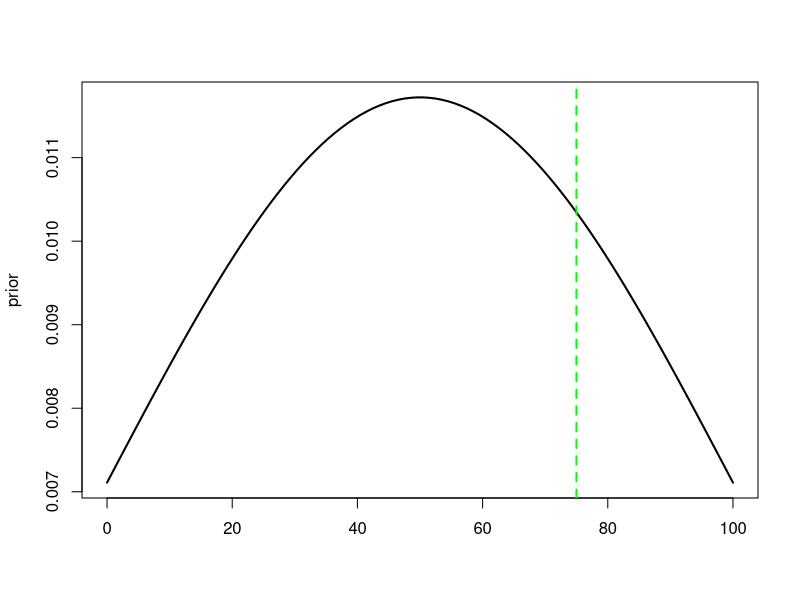
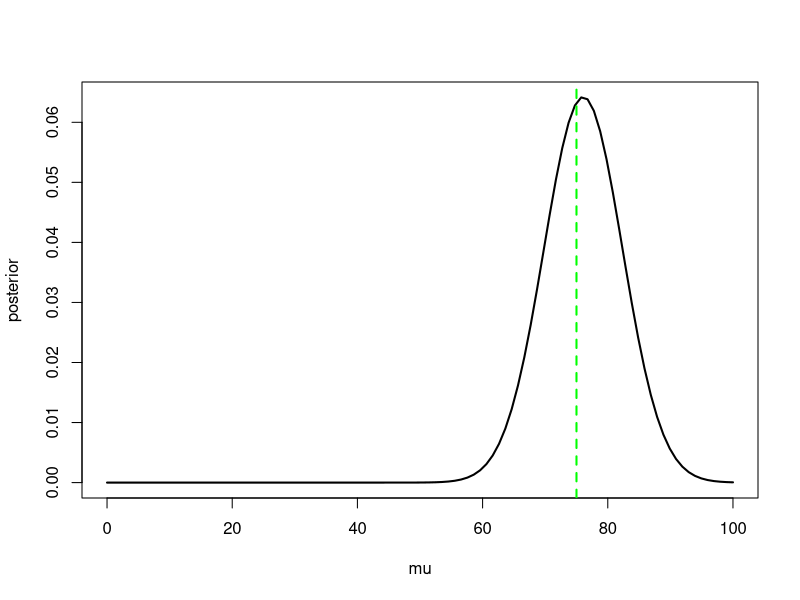
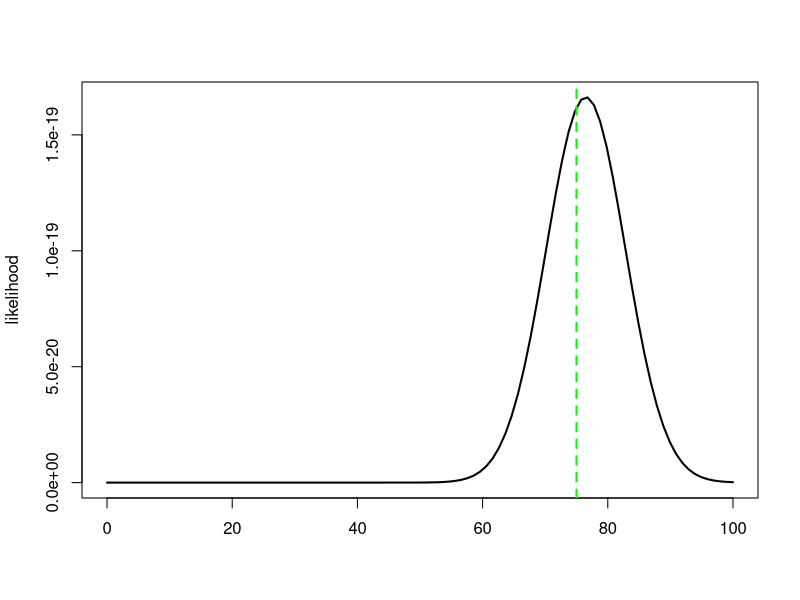
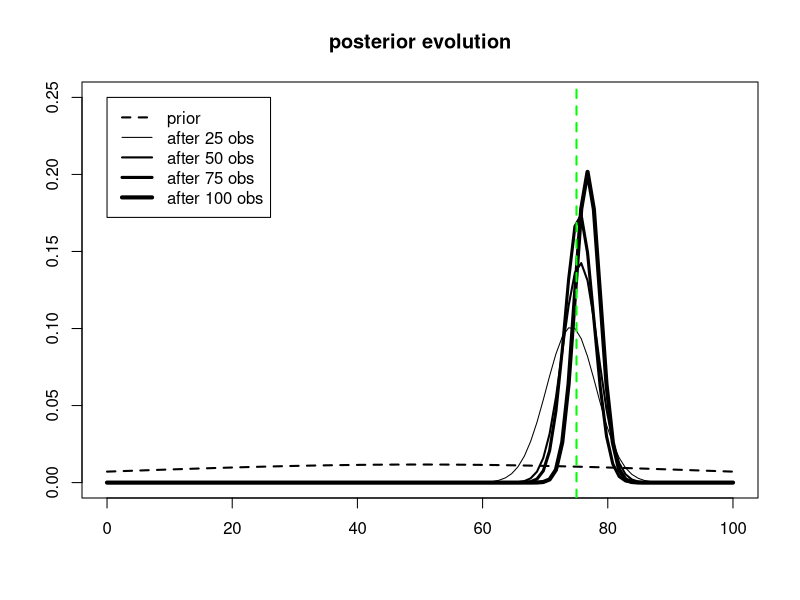
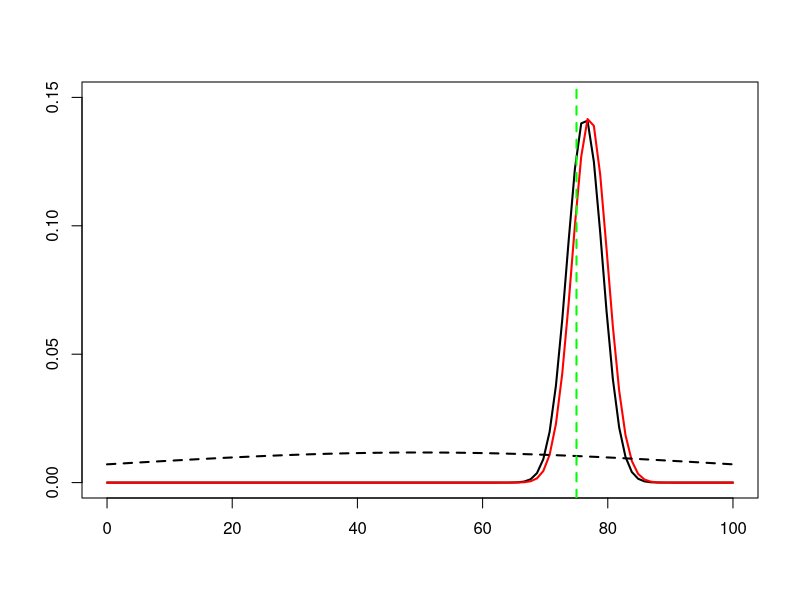
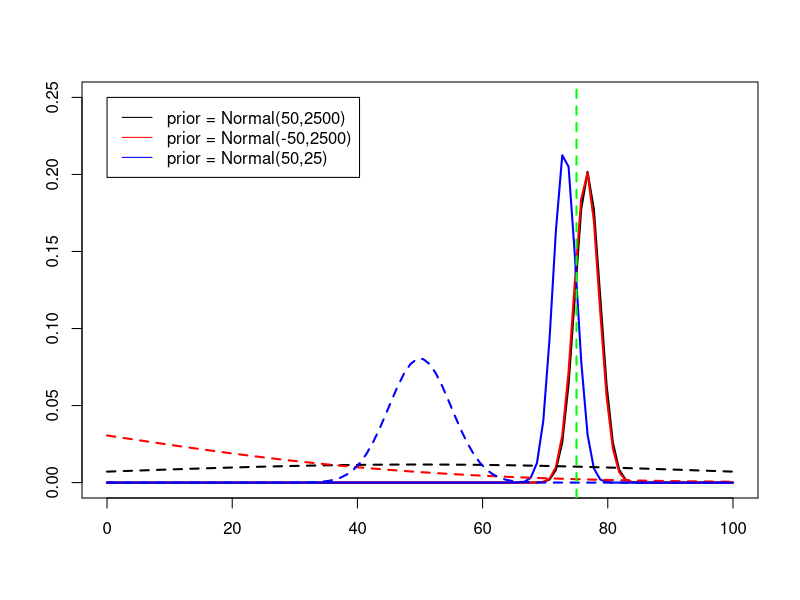

These charts were generated, in order, by the following R code:
## ---- chunk 1
#clear work space
rm(list=ls())
#set random seed
set.seed(123)
## ---- chunk 2
# simulation parameters
nObs = 100
muTrue = 75
sigTrue = 20

# prior parameters
muMean = 50 
muSd = 50

# build grid
nGridPoints = 100
muGridMin = 0
muGridMax = 100
muGrid = seq(muGridMin, muGridMax,length.out = nGridPoints)
muGridSize = (muGridMax - muGridMin) / nGridPoints
## ---- chunk 3
# compute posterior
computePost = function(data, sigTrue, prior){
  #initialize posterior matrix
  post = rep(-1, nGridPoints )
  #fill out the posterior
  for (t in 1:nGridPoints) {
      muVal = muGrid[t]
      #compute data likelihood
      loglike = sum(log(dnorm(data, muVal, sigTrue)))
      # update posterior matrix cell
      post[t] =  exp(loglike) * prior[t]
    }
  # normalize the posterior & return
  post = post / ( sum(post) * muGridSize)
  return(post)
}

# compute likelihood
computeLike = function(data, sigTrue, prior){
  #initialize likelihood matrix
  like = rep(-1, nGridPoints )
  #fill out the likelihood
  for (t in 1:nGridPoints) {
    muVal = muGrid[t]
    #compute data likelihood
    like[t] = prod(dnorm(data, muVal, sigTrue))
  }
  return(like)
}
## ---- chunk 4
#build priors for mu
muPrior = dnorm(muGrid,muMean,muSd)
muPrior = muPrior / ( sum(muPrior) * muGridSize )

# simulate dataset
data = rnorm(nObs, muTrue, sigTrue)
# compute posterior
post = computePost(data[1:10], sigTrue, muPrior)
# compute likelihood
likeh = computeLike(data[1:10], sigTrue, muPrior)

plot(muGrid, muPrior, type="l", lwd=2,
     xlab = "", ylab = "prior")
abline(v=muTrue, lwd = 2, lty = 2, col="green")
## ---- chunk 5
plot(muGrid,post, type="l", lwd=2,
     xlab = "mu", ylab = "posterior")
abline(v=muTrue, lwd = 2, lty = 2, col="green")
## ---- chunk 6
plot(muGrid, likeh, type="l", lwd=2,
     xlab = "", ylab = "likelihood")
abline(v=muTrue, lwd = 2, lty = 2, col="green")
## ---- chunk 7
plot(muGrid, computePost(data[1:25], sigTrue, muPrior), 
     type="l", lwd=1, xlab = "", ylab = "", ylim = c(0,0.25),
     main = "posterior evolution")
points(muGrid, computePost(data[1:50], sigTrue, muPrior), type="l", lwd=2)
points(muGrid, computePost(data[1:75], sigTrue, muPrior), type="l", lwd=3)
points(muGrid, computePost(data[1:100], sigTrue, muPrior), type="l", lwd=4)
points(muGrid, muPrior, , type="l", lwd=2, lty = 2)
abline(v=muTrue, lwd = 2, lty = 2, col="green")
legend(0,0.25, legend = c("prior", "after 25 obs", "after 50 obs", "after 75 obs", "after 100 obs"),
       lty = c(2,1,1,1,1), lwd = c(2,1,2,3,4))
## ---- chunk 8
dataEven = data[(1:nObs) %% 2 == 0]
dataOdd = data[(1:nObs) %% 2 == 1]

plot(muGrid, computePost(dataEven, sigTrue, muPrior), 
     type="l", lwd=2, xlab = "", ylab = "", ylim = c(0,0.15))
points(muGrid, computePost(dataOdd, sigTrue, muPrior), 
       type="l", lwd=2, col = "red")
points(muGrid, muPrior, , type="l", lwd=2, lty = 2)
abline(v=muTrue, lwd = 2, lty = 2, col="green")
## ---- chunk 9
muPriorA = dnorm(muGrid, 50, 50)
muPriorA = muPriorA / ( sum(muPriorA) * muGridSize )
muPriorB = dnorm(muGrid, -50, 50)
muPriorB = muPriorB / ( sum(muPriorB) * muGridSize )
muPriorC = dnorm(muGrid, 50, 5)
muPriorC = muPriorC / ( sum(muPriorC) * muGridSize )

plot(muGrid, computePost(data, sigTrue, muPriorA),col = "black", 
     type="l", lwd=2, xlab = "", ylab = "", ylim = c(0,0.25))
points(muGrid, computePost(data, sigTrue, muPriorB),col = "red", 
     type="l", lwd=2)
points(muGrid, computePost(data, sigTrue, muPriorC),col = "blue", 
       type="l", lwd=2)
points(muGrid, muPriorA, col = "black", type="l", lwd=2, lty=2)
points(muGrid, muPriorB, col = "red", type="l", lwd=2, lty=2)
points(muGrid, muPriorC, col = "blue", type="l", lwd=2, lty=2)
abline(v=muTrue, lwd = 2, lty = 2, col="green")
legend(0,0.25, 
       legend = c("prior = Normal(50,2500)", "prior = Normal(-50,2500)", "prior = Normal(50,25)"),
       lty = c(1,1,1), col = c("black","red","blue"))
